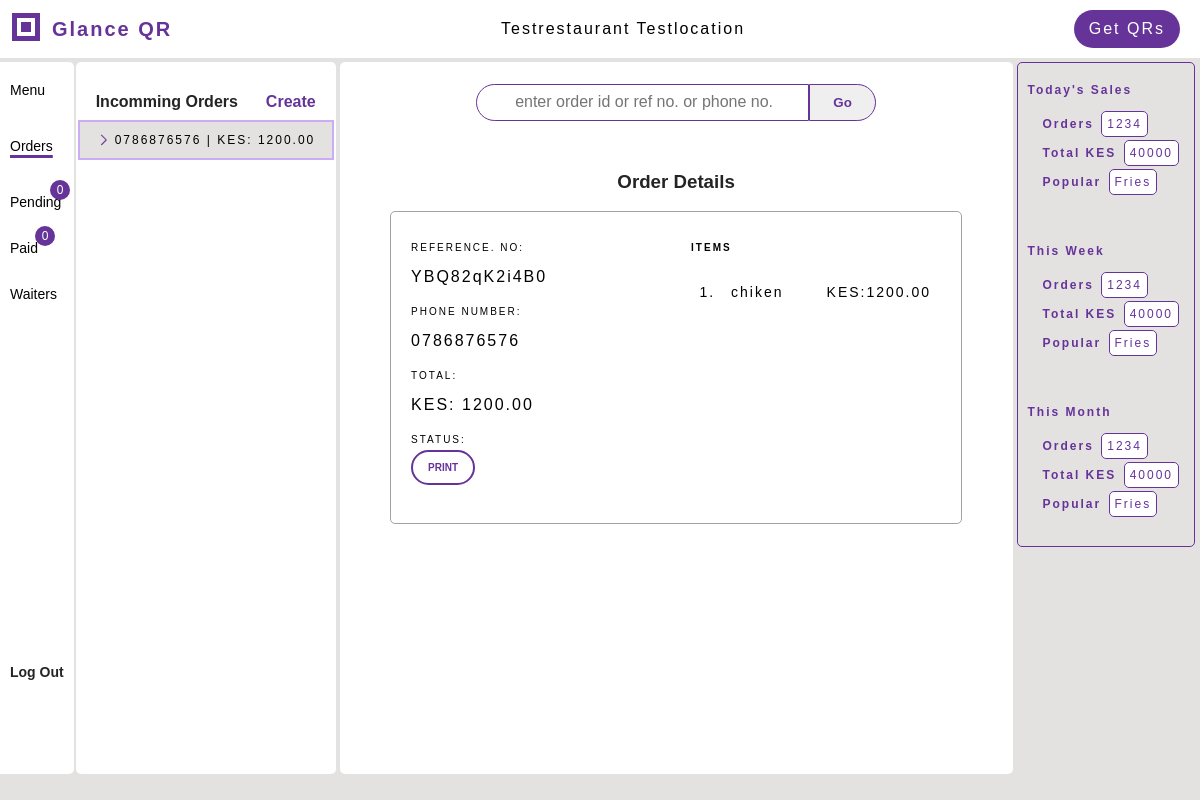
Screenshot of /orders/ (signed in) with the database file from the repository.
### menus/models.py (models this page shows, shortened)
class Restaurant(models.Model):
    restaurant_id = models.AutoField(primary_key=True)
    name = LowercaseTextField(max_length=100, null=True, blank=False)
    location = LowercaseTextField(max_length=50, null=True, blank=False)
    email = models.EmailField(unique=True, null=True, blank=False)
    phone_number = PhoneNumber(max_length=15, null=True, blank=False)
    till_number = models.IntegerField(null=True, blank=False)
    created_by = models.OneToOneField(User, on_delete=models.SET_NULL, null=True)

class Order(models.Model):
    order_id = models.AutoField(primary_key=True)
    reference_number = models.CharField(unique=True, max_length=20)
    table_number = models.IntegerField(null=True, blank=False)
    phone_number = PhoneNumber(max_length=15, null=True, blank=False)
    restaurant = models.ForeignKey(Restaurant, related_name="orders", on_delete=models.SET_NULL, null=True, blank=True)
    total_amount = models.DecimalField(decimal_places=2, max_digits=10, null=True, default=None)
    paid = models.BooleanField(default=False)
    new = models.BooleanField(default=True)
    created_by = models.ForeignKey('Waiter', on_delete=models.SET_NULL, null=True, related_name='orders')
    category = models.CharField(max_length=20, choices=[('drinks', 'drinks'), ('food', 'food')], null=True, default=None)
    @property
    def items_ordered(self):
        return self.ordered_items.all()

class OrderedItem(models.Model):
    ordered_item_id = models.AutoField(primary_key=True)
    item = models.ForeignKey(Item, on_delete=models.CASCADE, related_name="orders")
    order = models.ForeignKey(Order, on_delete=models.CASCADE, related_name="ordered_items")
    quantity = models.IntegerField(default=0)
    total = models.DecimalField(decimal_places=2, max_digits=10, default=0.00)
    paid = models.BooleanField(default=False)

class Item(models.Model):
    item_id = models.AutoField(primary_key=True)
    name = LowercaseTextField(max_length=100, null=True, blank=False)
    description = models.CharField(max_length=255, blank=True)
    unit = models.CharField(max_length=50, null=True, blank=False)
    unit_price = models.DecimalField(max_digits=10, decimal_places=2)
    image = models.FileField(upload_to='item_images/', blank=False, null=True)
    available = models.BooleanField(default=True)
    category = models.CharField(max_length=50, null=True, blank=False)
    restaurant = models.ForeignKey(Restaurant, related_name="items", on_delete=models.SET_NULL, null=True, blank=True)

### qrgenerator/views_dashbord.py (the view)
# urls.py: path('orders/', views_dashbord.orders, name='orders'),
def orders(request, order_id=None):
    restaurant = request.user.restaurant
    if not restaurant:
        return HttpResponseForbidden('Access Denied')
    orders = restaurant.orders.filter(new=True).order_by('order_id')
    context = get_orders_context(order_id, orders, restaurant)
    return render(request, 'qrgenerator/orders.html', context)

### qrgenerator/templates/qrgenerator/orders.html (shortened to what this page needs)
{% extends 'qrgenerator/dashbord.html' %}
{% block orders %}
<div class="menu-left-item active-tab">
    <a href="{% url 'qrgenerator:orders' %}">Orders</a>
</div>
{% endblock %}
{% block menu_elements %}
<div class="menu-elements bg-white">
    <div class="elements-top">
        <div class="elements-title">Incomming Orders</div>
        <a target="_blank" href="{% url 'qrgenerator:create_order' restaurant.restaurant_id %}"><span class="create-order">Create</span></a>
    </div>
    <div class="elements-wrapper" id="">
        {% if display_order %}
        <a id="display-href" href="{% url 'qrgenerator:view_order' display_order.order_id %}">
        <div class="element-highlight {% if display_order.new %}is-new{% endif %}">
            <span class="item-name item-property">
            {{ display_order.phone_number }} | KES: {{ display_order.total_amount }}
            </span>
        </div>
        </a>
        {% endif %}
    </div>
</div>
{% endblock %}
{% block workspace %}
    <div class="form-wrapper">
        <div class="form-title"><h3>Order Details</h3></div>
        <div class="order-summary">
            {% if display_order %}
            <div class="width-250">
                <div class="input-wrapper">
                    <div class="label">Reference. No:</div>
                    <div class="form-input">{{ display_order.reference_number }}</div>
                </div>
                <div class="input-wrapper">
                    <div class="label">Phone Number:</div>
                    <div class="form-input">{{ display_order.phone_number }}</div>
                </div>
                <div class="input-wrapper"><div class="label">Total:</div>
                    <div class="form-input">KES: {{ display_order.total_amount }}</div>
                </div>
                <div class="input-wrapper">
                    <div class="label">Status:</div>
                    <div class="status">{% if display_order.paid %}Paid{% endif %}
                        <form method="POST" action="" class="paid-btn-wrapper">
                            <button type="submit" class="mark-paid">PRINT</button>
                        </form>
                    </div>
                </div>
                <br>
            </div>
            <div class="width-250 padding-left-10">
            <div class="label items-title">Items</div>
            <ol>
                {% for item in display_order.items_ordered %}
                <li>
                    <div class="item-wrapper">
                        <div class="item-description">{{ item.item.name }}</div>
                        <div class="item-total">KES:{{ item.total }}</div>
                    </div>
                </li>
                {% endfor %}
            </ol>
            </div>
            {% elif order_not_found %}
            <p>Order not Found check the details and try again</p>
            {% else %}
            <p>No Orders at the moment</p>
            {% endif %}
        </div>
</div>
{% endblock %}

### qrgenerator/templates/qrgenerator/dashbord.html (shortened to what this page needs)
<!DOCTYPE html>
<html lang="en">
<head>
    {% load static %}
    <link rel="stylesheet" href="{% static 'qrgenerator/accounts.css' %}">
    <link rel="stylesheet" href="{% static 'qrgenerator/workspace.css' %}">
    <link rel="stylesheet" href="{% static 'qrgenerator/stats.css' %}">
    <link rel="stylesheet" href="{% static 'qrgenerator/print.css' %}">
    <link rel="stylesheet" href="{% static 'qrgenerator/dashbord_mobile.css' %}">
</head>
<body>
<section class="page-header np">
        <div class="header-top">
            <div class="page-title">
                <div class="logo">
                    <svg width="32" height="32" xmlns="http://www.w3.org/2000/svg">
                        <rect x="2" y="2" width="28" height="28" fill="rebeccapurple" />
                        <rect x="7" y="7" width="18" height="18" fill="white" />
                        <rect x="11" y="11" width="10" height="10" fill="rebeccapurple" />
                    </svg>
                </div>
                <div>
                <span id="lipa">Glance</span> <span id="q">Q</span><span>R</span>
                </div>
            </div>
            <div class="restaurant-name">
                {% if restaurant %}
                {{restaurant.name.capitalize }} {{restaurant.location.capitalize}}
                {% endif %}
            </div>
            {% block getqr %}
            <div class="header-right">
                <a href="{% url 'qrgenerator:get_qrs' %}">
                    <div class="gen-codes">Get QRs</div>
                </a>
            </div>
            {% endblock %}
        </div>
</section>
<section class="main-section">
    {% block far_left %}
    <div class="main-section-left bg-light-gray np">
        <div class="menu-left bg-white">
            <div class="menu-left-first">
                {% block menu %}
                <div class="menu-left-item">
                    <a href="{% url 'qrgenerator:menu' %}">Menu</a>
                </div>
                {% endblock %}
                {% block orders %}{% endblock %}
                {% block pending %}
                <div class="menu-left-item">
                    <a href="{% url 'qrgenerator:pending' %}">Pending
                        <span id="incoming-pending" class="incoming">0</span>
                    </a>
                </div>
                {% endblock %}
                {% block paid %}
                <div class="menu-left-item">
                    <a href="{% url 'qrgenerator:paid' %}">Paid
                        <span id="incoming-paid" class="incoming">0</span>
                    </a>
                </div>
                {% endblock %}
                {% block waiter %}
                <div class="menu-left-item">
                    <a href="{% url 'waiters:waiters_dash' %}">Waiters
                    </a>
                </div>
                {% endblock %}
            </div>
            {% block logout %}
            <div class="menu-left-item mi">
                <div class="dash-logout">
                    <a href="{% url 'qrgenerator:logout' %}"><div>Log Out</div></a>
                </div>
            </div>
            {% endblock %}
        </div>
        {% endblock %}
        {% block menu_elements %}{% endblock %}
    </div>
    <div class="workspace">
        {% block search %}
        <div id="search-wrapper" class="np">
            <form action="{% url 'qrgenerator:search_order' %}" method="post" id="search-form">
                <div id="query-wrapper">
                    <input type="search" name="query" id="input-search" required placeholder="Enter order id or ref no. or phone no.">
                </div>
                <button type="submit" id="button-search">Go</button>
            </form>
        </div>
        {% endblock %}
        {% block workspace %}{% endblock %}
    </div>
    {% block stats %}
    <div class="stats-wrapper">
    <div class="stats np">
        <div class="stats-item">
            <div class="stats-item-title">Today's Sales</div>
            <div class="stat-details">
                <div class="orders-sold stat-wrapper margin-small">
                    <span class="bold">Orders</span>
                    <span class="stat-value">1234</span>
                </div>
                <div class="total-value stat-wrapper margin-small">
                    <span class="bold faded-black">Total KES</span>
                    <span class="stat-value">40000</span>
                    </div>
                <div class="average stat-wrapper margin-small">
                    <span class="bold faded-black">Popular</span>
                    <span class="stat-value">Fries</span>
                </div>
            </div>
        </div>
        <div class="stats-item">
            <div class="stats-item-title">This Week</div>
            <div class="stat-details">
                <div class="orders-sold margin-small">
                    <span class="bold">Orders</span>
                    <span class="stat-value">1234</span>
                </div>
                <div class="total-value margin-small">
                    <span class="bold faded-black">Total KES</span>
                    <span class="stat-value">40000</span>
                    </div>
                <div class="average margin-small">
                    <span class="bold faded-black">Popular</span>
                    <span class="stat-value">Fries</span>
                </div>
            </div>
        </div>
        <div class="stats-item">
            <div class="stats-item-title">This Month</div>
            <div class="stat-details">
                <div class="orders-sold margin-small">
                    <span class="bold">Orders</span>
                    <span class="stat-value">1234</span>
                </div>
                <div class="total-value margin-small">
                    <span class="bold faded-black">Total KES</span>
                    <span class="stat-value">40000</span>
                    </div>
                <div class="average margin-small">
                    <span class="bold faded-black">Popular</span>
                    <span class="stat-value">Fries</span>
                </div>
            </div>
        </div>
    </div>
    </div>
    {% endblock %}
</section>
</body>
</html>

### rows the page displays
Restaurant: name "Testrestaurant", location "Testlocation"
Order: phone_number "0786876576", total_amount "1200.00", reference_number "YBQ82qK2i4B0"
OrderedItem: item.name "chiken", total "1200.00"
